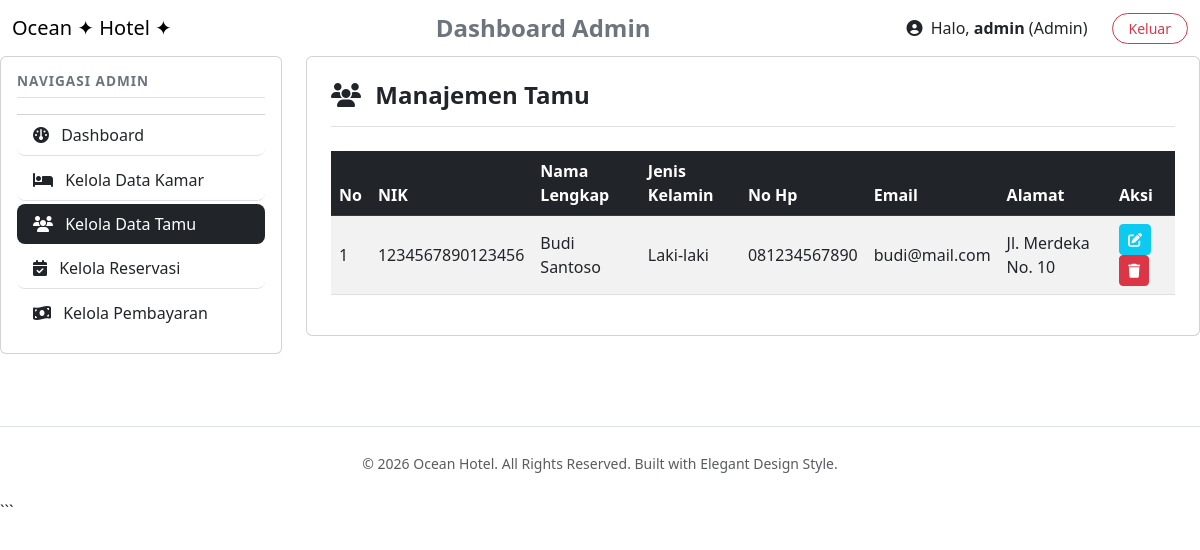
The page /admin/tamu/index.php (signed in) on the database its author committed.
### tables this page shows
CREATE TABLE tamu (
    id_tamu INT AUTO_INCREMENT PRIMARY KEY,
    id_user INT NULL,
    nik VARCHAR(16) NOT NULL UNIQUE,
    nama_lengkap VARCHAR(100) NOT NULL,
    jenis_kelamin ENUM('Laki-laki', 'Perempuan') NOT NULL,
    no_hp VARCHAR(15) NOT NULL,
    email VARCHAR(100) NOT NULL,
    alamat TEXT,
    FOREIGN KEY (id_user) REFERENCES users(id_user) ON DELETE SET NULL
);

### admin/tamu/index.php (the view, shortened to what this page needs)
<?php
require_once '../../config/database.php';
include '../../templates/header.php';
include '../../templates/navbar.php';
?>
<link rel="stylesheet" href="https://cdn.datatables.net/1.13.4/css/dataTables.bootstrap5.min.css">
<div class="row">
    <div class="col-md-3 mb-4">
        <div class="card card-ocean p-3">
            <h5 class="fw-bold mb-3 border-bottom pb-2 text-uppercase text-secondary"
                style="font-size:0.85rem; letter-spacing:1px;">
                Navigasi Admin
            </h5>
            <div class="list-group list-group-flush">
                <a href="../dashboard.php"
                   class="list-group-item list-group-item-action rounded-3 mb-1">
                    <i class="fa-solid fa-gauge me-2"></i> Dashboard
                </a>
                <a href="../kamar/index.php"
                   class="list-group-item list-group-item-action rounded-3 mb-1">
                    <i class="fa-solid fa-bed me-2"></i> Kelola Data Kamar
                </a>
                <a href="index.php"
                   class="list-group-item list-group-item-action active bg-dark border-0 rounded-3 mb-1">
                    <i class="fa-solid fa-users me-2"></i> Kelola Data Tamu
                </a>
                <a href="../reservasi/index.php"
                   class="list-group-item list-group-item-action rounded-3 mb-1">
                    <i class="fa-solid fa-calendar-check me-2"></i> Kelola Reservasi
                </a>
                <a href="../pembayaran/index.php"
                   class="list-group-item list-group-item-action rounded-3 mb-1">
                    <i class="fa-solid fa-money-bill-wave me-2"></i> Kelola Pembayaran
                </a>
            </div>
        </div>
    </div>
    <div class="col-md-9">
        <div class="card card-ocean p-4">
           <div class="d-flex justify-content-between align-items-center mb-4 border-bottom pb-3">
    <h4 class="fw-bold m-0" style="color: var(--navy-dark);">
        <i class="fa-solid fa-users me-2"></i>
        Manajemen Tamu
    </h4>
</div>
            <div class="table-responsive">
                <table id="tableTamu" class="table table-hover table-striped align-middle">
                    <thead class="table-dark">
                        <tr>
                            <th>No</th>
                            <th>NIK</th>
                            <th>Nama Lengkap</th>
                            <th>Jenis Kelamin</th>
                            <th>No Hp</th>
                            <th>Email</th>
                            <th>Alamat</th>
                            <th>Aksi</th>
                        </tr>
                    </thead>
                    <tbody>
<?php
$no = 1;
$query = mysqli_query($conn, "SELECT * FROM tamu ORDER BY nama_lengkap ASC");
while($row = mysqli_fetch_assoc($query)):
?>
<tr>
    <td><?= $no++; ?></td>
    <td><?= $row['nik']; ?></td>
    <td><?= $row['nama_lengkap']; ?></td>
    <td><?= $row['jenis_kelamin']; ?></td>
    <td><?= $row['no_hp']; ?></td>
    <td><?= $row['email']; ?></td>
    <td><?= $row['alamat']; ?></td>
    <td>
        <a href="edit.php?id=<?= $row['id_tamu']; ?>"
           class="btn btn-info btn-sm text-white">
            <i class="fa-solid fa-pen-to-square"></i>
        </a>
        <a href="hapus.php?id=<?= $row['id_tamu']; ?>"
           class="btn btn-danger btn-sm"
           onclick="return confirm('Yakin ingin menghapus data tamu ini?')">
            <i class="fa-solid fa-trash"></i>
        </a>
    </td>
</tr>
<?php endwhile; ?>
</tbody>
                </table>
            </div>
        </div>
    </div>
</div>
<?php include '../../templates/footer.php'; ?>

### rows shown on the page
tamu: nik "1234567890123456", nama_lengkap "Budi Santoso", jenis_kelamin "Laki-laki", no_hp "081234567890", email "budi@mail.com", alamat "Jl. Merdeka No. 10"

### other values the page prints
$_SESSION['role'] "Admin"
$_SESSION['username'] "admin"
